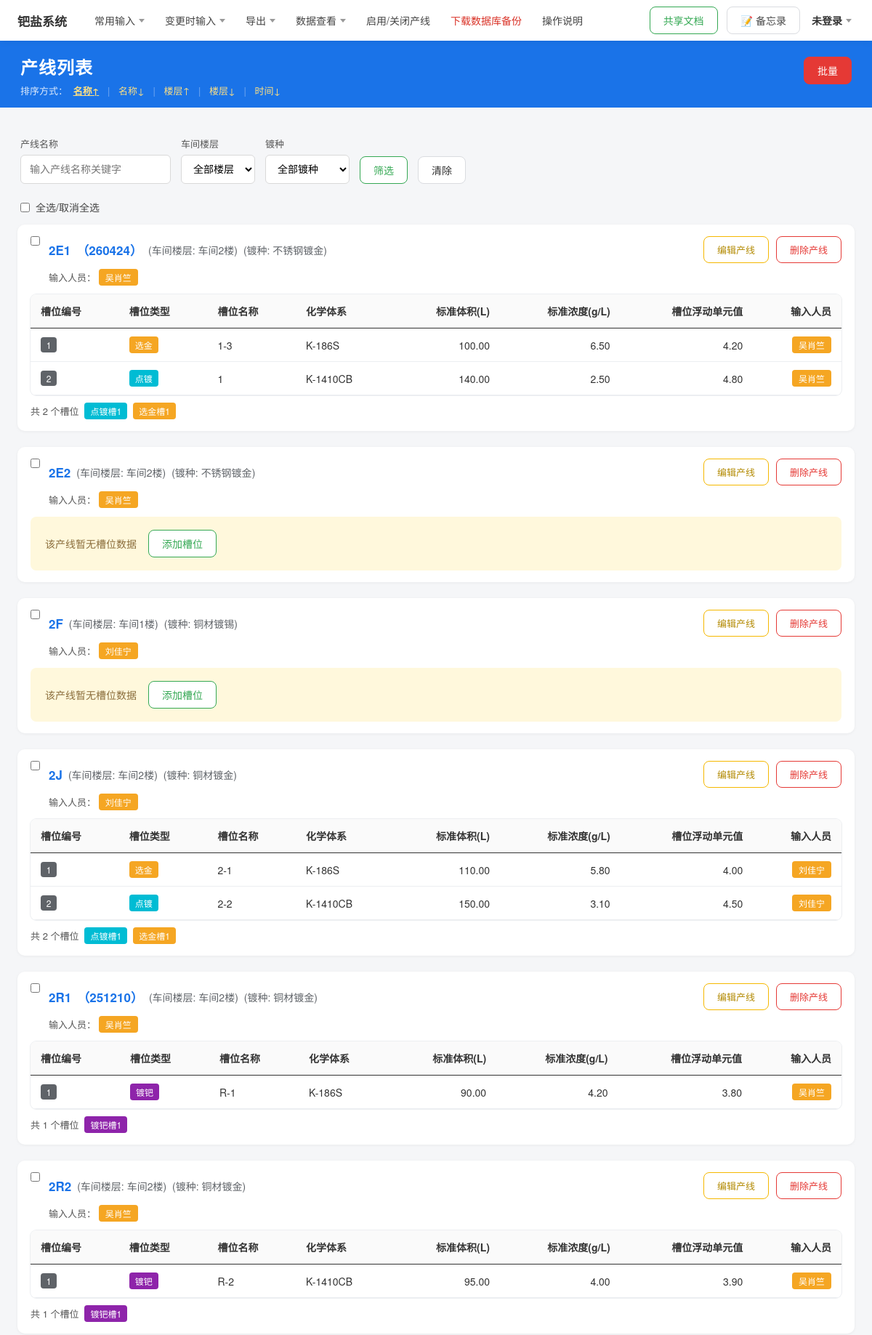
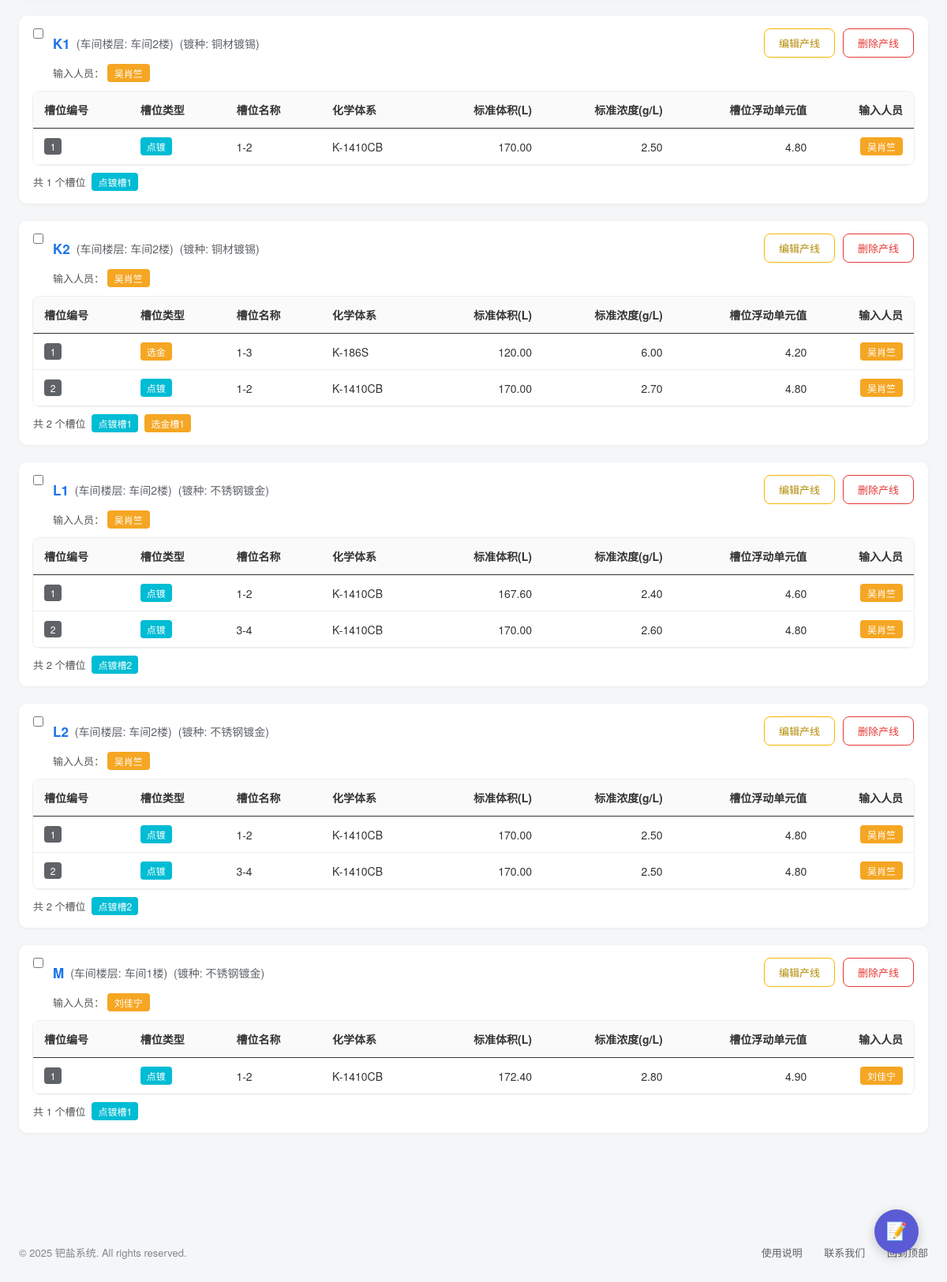
Page /lines/ on the committed database (2 pictures, top to bottom).
### palladium/models.py (models this page shows, shortened)
class ProductionLine(models.Model):
    name = models.CharField('产线名称', max_length=50)
    line_no = models.CharField('产线编号', max_length=50, blank=True, default='')
    floor = models.CharField('车间楼层', max_length=20, blank=True, default='')
    plating_type = models.ForeignKey(
        PlatingType, on_delete=models.SET_NULL,
        null=True, blank=True, related_name='lines', verbose_name='镀种',
    )
    is_active = models.BooleanField('是否启用', default=True)
    sort_order = models.IntegerField('排序', default=0)
    created_by = models.ForeignKey(
        settings.AUTH_USER_MODEL, on_delete=models.SET_NULL,
        null=True, blank=True, related_name='production_lines', verbose_name='创建人',
    )
    created_at = models.DateTimeField('创建时间', auto_now_add=True)
    class Meta:
        ordering = ['sort_order', 'id']
        verbose_name = '产线'
        verbose_name_plural = '产线'

class PlatingType(models.Model):
    name = models.CharField('镀种名称', max_length=50, unique=True)
    created_at = models.DateTimeField('创建时间', auto_now_add=True)
    class Meta:
        ordering = ['name']
        verbose_name = '镀种'
        verbose_name_plural = '镀种'

class Slot(models.Model):
    line = models.ForeignKey(
        ProductionLine, on_delete=models.CASCADE,
        related_name='slots', verbose_name='产线',
    )
    sort_order = models.IntegerField('槽位顺序', default=0)
    slot_no = models.PositiveIntegerField('槽位编号', default=1)
    slot_type = models.CharField('槽位类型', max_length=50)
    name = models.CharField('槽位名称', max_length=100, blank=True, default='')
    chemical_system = models.ForeignKey(
        ChemicalSystem, on_delete=models.SET_NULL,
        null=True, blank=True, related_name='slots', verbose_name='化学体系',
    )
    std_volume = models.CharField('标准体积(L)', max_length=50, blank=True, default='')
    std_concentration = models.CharField('标准浓度(g/L)', max_length=50, blank=True, default='')
    float_value = models.CharField('槽位浮动单元值', max_length=50, blank=True, default='')
    control_value = models.CharField('管控中心值', max_length=50, blank=True, default='')
    created_by = models.ForeignKey(
        settings.AUTH_USER_MODEL, on_delete=models.SET_NULL,
        null=True, blank=True, related_name='slots', verbose_name='创建人',
    )
    class Meta:
        ordering = ['sort_order', 'id']
        verbose_name = '槽位'
        verbose_name_plural = '槽位'
        unique_together = [('line', 'slot_no')]

class ChemicalSystem(models.Model):
    name = models.CharField('药水系统名称', max_length=100, unique=True)
    created_at = models.DateTimeField('创建时间', auto_now_add=True)
    class Meta:
        ordering = ['name']
        verbose_name = '药水系统'
        verbose_name_plural = '药水系统'

### palladium/views.py (the view)
# urls.py: path('lines/', views.line_list, name='line_list'),
def line_list(request):
    q = (request.GET.get('q') or '').strip()
    floor = request.GET.get('floor') or ''
    plating_id = request.GET.get('plating') or ''
    sort = request.GET.get('sort') or 'name_asc'
    lines = ProductionLine.objects.select_related(
        'plating_type', 'created_by').prefetch_related('slots__chemical_system', 'slots__created_by')
    if q:
        lines = lines.filter(name__icontains=q)
    if floor:
        lines = lines.filter(floor=floor)
    if plating_id.isdigit():
        lines = lines.filter(plating_type_id=int(plating_id))
    sort_map = {
        'name_asc': lambda l: l.name.lower(),
        'name_desc': lambda l: l.name.lower(),
        'floor_asc': lambda l: l.floor,
        'floor_desc': lambda l: l.floor,
        'time_desc': lambda l: l.created_at,
    }
    reverse = sort in ('name_desc', 'floor_desc')
    lines = sorted(lines, key=sort_map.get(sort, sort_map['name_asc']), reverse=reverse)
    def list_url(overrides):
        params = request.GET.copy()
        for k, v in overrides.items():
            if v is None:
                params.pop(k, None)
            else:
                params[k] = v
        qs = params.urlencode()
        return request.path + ('?' + qs if qs else '')
    sort_links = [
        ('名称↑', list_url({'sort': 'name_asc'}), sort == 'name_asc'),
        ('名称↓', list_url({'sort': 'name_desc'}), sort == 'name_desc'),
        ('楼层↑', list_url({'sort': 'floor_asc'}), sort == 'floor_asc'),
        ('楼层↓', list_url({'sort': 'floor_desc'}), sort == 'floor_desc'),
        ('时间↓', list_url({'sort': 'time_desc'}), sort == 'time_desc'),
    ]
    groups = []
    for line in lines:
        creator, chip = _creator_chip(line.created_by)
        slots = []
        type_counts = {}
        for s in line.slots.all():
            creator2, chip2 = _creator_chip(s.created_by)
            slots.append({
                'id': s.id, 'slot_no': s.slot_no, 'slot_type': s.slot_type,
                'name': s.name, 'chemical': s.chemical_system.name if s.chemical_system else '',
                'volume': _fmt_num(s.std_volume, 2),
                'concentration': _fmt_num(s.std_concentration, 2),
                'float_value': _fmt_num(s.float_value, 2),
                'creator': creator2, 'chip': chip2,
            })
            type_counts[s.slot_type] = type_counts.get(s.slot_type, 0) + 1
        groups.append({
            'line': line, 'slots': slots,
            'type_counts': sorted(type_counts.items()),
            'creator': creator, 'chip': chip,
        })
    context = {
        'page_title': '产线列表',
        'groups': groups,
        'floors': FLOORS,
        'plating_types': PlatingType.objects.all(),
        'q': q, 'floor': floor, 'plating_id': plating_id, 'sort': sort,
        'sort_links': sort_links,
        'clear_url': request.path,
    }
    return render(request, 'palladium/line_list.html', context)

### palladium/views.py (called while the page is built)
def _creator_chip(user):
    name = user.username if user else ''
    return name, (sum(map(ord, name)) % 4 if name else None)

def _fmt_num(value, digits=5):
    try:
        return f'{float(value):.{digits}f}'
    except (TypeError, ValueError):
        return value or ''

### templates/palladium/line_list.html (shortened to what this page needs)
{% extends 'base.html' %}
{% load static %}
{% block extra_css %}
<link rel="stylesheet" href="{% static 'css/page-form.css' %}">
{% endblock %}
{% block page_body %}
<div class="page-banner banner-with-actions">
    <div>
        <h1>产线列表</h1>
        <div class="sort-links">
            <span>排序方式：</span>
            {% for text, url, active in sort_links %}
            <a href="{{ url }}" class="{% if active %}active{% endif %}">{{ text }}</a>
            {% if not forloop.last %}<span class="sep">|</span>{% endif %}
            {% endfor %}
        </div>
    </div>
    <a class="btn btn-danger-solid" href="{% url 'palladium:placeholder' '批量操作' %}">批量</a>
</div>
<main class="content form-page" style="max-width:100%;">
    <form method="get" class="list-toolbar" id="filterForm">
        <div class="tool-item grow">
            <label>产线名称</label>
            <input type="text" name="q" value="{{ q }}" placeholder="输入产线名称关键字" style="width:100%;">
        </div>
        <div class="tool-item grow">
            <label>车间楼层</label>
            <select name="floor" style="width:100%;">
                <option value="">全部楼层</option>
            </select>
        </div>
        <div class="tool-item grow">
            <label>镀种</label>
            <select name="plating" style="width:100%;">
                <option value="">全部镀种</option>
            </select>
        </div>
        <button type="submit" class="btn btn-outline-green">筛选</button>
        <a class="btn" href="{{ clear_url }}">清除</a>
    </form>
    <div class="select-all-row">
        <input type="checkbox" id="select-all">
        <label for="select-all">全选/取消全选</label>
    </div>
    {% for g in groups %}
    <div class="line-group">
        <div class="line-group-header">
            <input type="checkbox" class="line-checkbox">
            <div class="line-group-title">
                <div class="line-title-line">
                    <a class="line-name-link" href="{% url 'palladium:line_edit' g.line.id %}">{{ g.line.name }}</a>
                    {% if g.line.line_no %}<a class="line-name-link" href="{% url 'palladium:line_edit' g.line.id %}">（{{ g.line.line_no }}）</a>{% endif %}
                    <span class="line-meta">(车间楼层: {{ g.line.floor|default:'—' }})</span>
                    <span class="line-meta">(镀种: {{ g.line.plating_type.name|default:'—' }})</span>
                    <span class="line-actions">
                        <a class="btn btn-yellow-outline btn-sm" href="{% url 'palladium:line_edit' g.line.id %}">编辑产线</a>
                        <form method="post" action="{% url 'palladium:line_delete' g.line.id %}" class="inline-form"
                              data-confirm="确认删除产线 {{ g.line.name }}？其槽位数据将一并删除。">
                            <button type="submit" class="btn btn-red-outline btn-sm">删除产线</button>
                        </form>
                    </span>
                </div>
                <div class="line-creator">输入人员：
                    {% if g.creator %}<span class="chip chip-{{ g.chip }}">{{ g.creator }}</span>{% else %}—{% endif %}
                </div>
            </div>
        </div>
        {% if g.slots %}
        <div class="slot-table-wrap">
            <table class="list-table slot-table">
                <thead>
                <tr>
                    <th>槽位编号</th>
                    <th>槽位类型</th>
                    <th>槽位名称</th>
                    <th>化学体系</th>
                    <th>标准体积(L)</th>
                    <th>标准浓度(g/L)</th>
                    <th>槽位浮动单元值</th>
                    <th>输入人员</th>
                </tr>
                </thead>
                <tbody>
                {% for s in g.slots %}
                <tr>
                    <td><span class="slot-no">{{ s.slot_no }}</span></td>
                    <td><span class="type-badge {% if s.slot_type == '选金' %}tb-gold{% elif s.slot_type == '点镀' %}tb-cyan{% else %}tb-purple{% endif %}">{{ s.slot_type }}</span></td>
                    <td>{{ s.name|default:'' }}</td>
                    <td>{{ s.chemical }}</td>
                    <td>{{ s.volume }}</td>
                    <td>{{ s.concentration }}</td>
                    <td>{{ s.float_value }}</td>
                    <td>{% if s.creator %}<span class="chip chip-{{ s.chip }}">{{ s.creator }}</span>{% else %}—{% endif %}</td>
                </tr>
                {% endfor %}
                </tbody>
            </table>
        </div>
        <div class="slot-count-row">
            共 {{ g.slots|length }} 个槽位
            {% for t, n in g.type_counts %}
            <span class="type-badge {% if t == '选金' %}tb-gold{% elif t == '点镀' %}tb-cyan{% else %}tb-purple{% endif %}">{{ t }}槽{{ n }}</span>
            {% endfor %}
        </div>
        {% else %}
        <div class="empty-slots">
            <span>该产线暂无槽位数据</span>
            <a class="btn btn-outline-green" href="{% url 'palladium:slot_add' g.line.id %}">添加槽位</a>
        </div>
        {% endif %}
    </div>
    {% empty %}
    <div class="empty-tip">没有符合条件的产线</div>
    {% endfor %}
</main>
{% endblock %}

### static/css/base.css (style rules this page uses)
* { margin: 0; padding: 0; box-sizing: border-box; }
body { font-family: "Microsoft YaHei", "PingFang SC", "Helvetica Neue", Arial, sans-serif; font-size: 14px; color: #333; background: #f5f6f8; }
a { text-decoration: none; color: inherit; }
.btn { display: inline-flex; align-items: center; justify-content: center; padding: 8px 18px; border: 1px solid #dadce0; border-radius: 8px; background: #fff; font-size: 14px; cursor: pointer; transition: all 0.15s; }
.btn-outline-green { border-color: #34a853; color: #34a853; background: #fff; }
.content { max-width: 1500px; margin: 0 auto; padding: 32px 24px 60px; }

### static/css/page-form.css (style rules this page uses)
.page-banner { background: #1a73e8; color: #fff; padding: 18px 28px 14px; }
.page-banner h1 { font-size: 24px; font-weight: 700; letter-spacing: 1px; }
.form-page { padding-top: 24px; max-width: 1500px; margin: 0 auto; }
.btn-sm { padding: 8px 18px; font-size: 13px; }
.btn-red-outline { background: #fff; border: 1px solid #e53935; color: #e53935; border-radius: 8px; }
.list-toolbar { display: flex; align-items: flex-end; gap: 14px; flex-wrap: wrap; padding: 16px 4px 18px; }
.tool-item label { display: block; font-size: 13px; color: #555; margin-bottom: 6px; }
.tool-item input, .tool-item select { height: 40px; padding: 0 12px; border: 1px solid #d9d9d9; border-radius: 6px; font-size: 14px; outline: none; background: #fff; }
.tool-item input { width: 220px; }
.list-table { width: 100%; border-collapse: collapse; }
.list-table th { text-align: left; padding: 13px 14px; border-bottom: 2px solid #444; white-space: nowrap; font-weight: 600; background: #fff; }
.list-table td { padding: 11px 14px; border-bottom: 1px solid #eceef1; white-space: nowrap; }
.chip { display: inline-block; font-size: 12px; padding: 3px 9px; border-radius: 4px; color: #fff; }
.chip-0 { background: #f5a623; }
.inline-form { display: inline; }
.btn-yellow-outline { background: #fff; border: 1px solid #f5b800; color: #b28900; border-radius: 8px; }
.banner-with-actions { display: flex; align-items: flex-start; justify-content: space-between; }
.banner-with-actions .btn-danger-solid { background: #e53935; border: 1px solid #e53935; color: #fff; margin-top: 4px; }
.sort-links { margin-top: 6px; font-size: 13px; color: rgba(255, 255, 255, 0.85); }
.sort-links a { color: #ffe082; margin: 0 4px; }
.sort-links a.active { text-decoration: underline; font-weight: 600; }
.sort-links .sep { color: rgba(255, 255, 255, 0.4); margin: 0 4px; }
.select-all-row { display: flex; align-items: center; gap: 8px; padding: 4px 4px 14px; font-size: 14px; color: #444; }
.line-group { background: #fff; border-radius: 10px; box-shadow: 0 1px 4px rgba(0, 0, 0, 0.05); padding: 16px 18px; margin-bottom: 22px; }
.line-group-header { display: flex; align-items: flex-start; gap: 12px; }
.line-group-title { flex: 1; }
.line-title-line { display: flex; align-items: center; gap: 8px; flex-wrap: wrap; }
.line-name-link { color: #1a73e8; font-size: 17px; font-weight: 600; }
.line-meta { color: #5f6368; font-size: 14px; }
.line-actions { margin-left: auto; display: flex; gap: 10px; align-items: center; }
.line-creator { margin-top: 8px; font-size: 13px; color: #555; }
.slot-table-wrap { margin-top: 12px; border-radius: 8px; overflow: auto; box-shadow: 0 0 0 1px #eceef1; }
.slot-table th { border-bottom: 1px solid #333; background: #fafafa; }
.slot-table td, .slot-table th { text-align: right; }
.slot-table td:nth-child(-n+4), .slot-table th:nth-child(-n+4) { text-align: left; }
.slot-no { display: inline-block; min-width: 22px; text-align: center; background: #5f6368; color: #fff; border-radius: 4px; font-size: 12px; padding: 2px 6px; }
.type-badge { display: inline-block; font-size: 12px; padding: 3px 8px; border-radius: 4px; color: #fff; }
.tb-gold { background: #f5a623; }
.tb-cyan { background: #00bcd4; }
.tb-purple { background: #8e24aa; }
.slot-count-row { margin-top: 10px; font-size: 13px; color: #555; display: flex; align-items: center; gap: 8px; }
.empty-slots { margin-top: 12px; background: #fff8dc; border-radius: 8px; padding: 18px 20px; display: flex; align-items: center; gap: 16px; color: #8a6d3b; }

### rows in the picture
ProductionLine: line.name "2E1", line.line_no "260424", line.floor "车间2楼", line.plating_type.name "不锈钢镀金", creator "吴肖竺", slots|length "2", type_counts "1" "1"
Slot: slot_no "1", slot_type "选金", name "1-3", chemical "K-186S", volume "100.00", concentration "6.50", float_value "4.20", creator "吴肖竺", type_counts "选金"
Slot: slot_no "2", slot_type "点镀", name "1", chemical "K-1410CB", volume "140.00", concentration "2.50", float_value "4.80", creator "吴肖竺", type_counts "点镀"
ProductionLine: line.name "2E2", line.floor "车间2楼", line.plating_type.name "不锈钢镀金", creator "吴肖竺", shows "该产线暂无槽位数据"
ProductionLine: line.name "2F", line.floor "车间1楼", line.plating_type.name "铜材镀锡", creator "刘佳宁", shows "该产线暂无槽位数据"
ProductionLine: line.name "2J", line.floor "车间2楼", line.plating_type.name "铜材镀金", creator "刘佳宁", slots|length "2", type_counts "1" "1"
Slot: slot_no "1", slot_type "选金", name "2-1", chemical "K-186S", volume "110.00", concentration "5.80", float_value "4.00", creator "刘佳宁", type_counts "选金"
Slot: slot_no "2", slot_type "点镀", name "2-2", chemical "K-1410CB", volume "150.00", concentration "3.10", float_value "4.50", creator "刘佳宁", type_counts "点镀"
ProductionLine: line.name "2R1", line.line_no "251210", line.floor "车间2楼", line.plating_type.name "铜材镀金", creator "吴肖竺", slots|length "1", type_counts "1"
Slot: slot_no "1", slot_type "镀钯", name "R-1", chemical "K-186S", volume "90.00", concentration "4.20", float_value "3.80", creator "吴肖竺", type_counts "镀钯"
ProductionLine: line.name "2R2", line.floor "车间2楼", line.plating_type.name "铜材镀金", creator "吴肖竺", slots|length "1", type_counts "1"
Slot: slot_no "1", slot_type "镀钯", name "R-2", chemical "K-1410CB", volume "95.00", concentration "4.00", float_value "3.90", creator "吴肖竺", type_counts "镀钯"
ProductionLine: line.name "K1", line.floor "车间2楼", line.plating_type.name "铜材镀锡", creator "吴肖竺", slot_no "1", volume "170.00", concentration "2.50", float_value "4.80", slots|length "1", type_counts "1"
Slot: slot_type "点镀", name "1-2", type_counts "点镀"
ChemicalSystem: chemical "K-1410CB" "K-1410CB" "K-1410CB"
ProductionLine: line.name "K2", line.floor "车间2楼", line.plating_type.name "铜材镀锡", creator "吴肖竺", slots|length "2", type_counts "1" "1"
Slot: slot_no "1", slot_type "选金", name "1-3", chemical "K-186S", volume "120.00", concentration "6.00", float_value "4.20", creator "吴肖竺", type_counts "选金"
Slot: slot_no "2", slot_type "点镀", name "1-2", chemical "K-1410CB", volume "170.00", concentration "2.70", float_value "4.80", creator "吴肖竺", type_counts "点镀"
ProductionLine: line.name "L1", line.floor "车间2楼", line.plating_type.name "不锈钢镀金", creator "吴肖竺", slots|length "2", type_counts "2"
Slot: slot_no "1", slot_type "点镀", name "1-2", chemical "K-1410CB", volume "167.60", concentration "2.40", float_value "4.60", creator "吴肖竺", type_counts "点镀"
Slot: slot_no "2", slot_type "点镀", name "3-4", chemical "K-1410CB", volume "170.00", concentration "2.60", float_value "4.80", creator "吴肖竺"
ProductionLine: line.name "L2", line.floor "车间2楼", line.plating_type.name "不锈钢镀金", creator "吴肖竺", slot_no "1" "2", volume "170.00" "170.00", concentration "2.50" "2.50", float_value "4.80" "4.80", slots|length "2", type_counts "2"
Slot: slot_type "点镀", name "1-2", type_counts "点镀"
Slot: slot_type "点镀", name "3-4"
ProductionLine: line.name "M", line.floor "车间1楼", line.plating_type.name "不锈钢镀金", creator "刘佳宁", slots|length "1", type_counts "1"
Slot: slot_no "1", slot_type "点镀", name "1-2", chemical "K-1410CB", volume "172.40", concentration "2.80", float_value "4.90", creator "刘佳宁", type_counts "点镀"

### other values in the picture
{{ text }} "名称↑" "名称↓" "楼层↑" "楼层↓" "时间↓"
{{ s.creator }} "吴肖竺" "吴肖竺" "吴肖竺"
